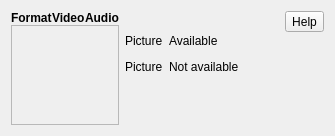
          <widget class="QWidget" name="tabAvailable">
           <attribute name="title">
            <string notr="true"/>
           </attribute>
           <layout class="QHBoxLayout" name="horizontalLayout_11" stretch="1,0,0">
            <item>
             <layout class="QVBoxLayout" name="verticalLayout_6">
              <property name="spacing">
               <number>0</number>
              </property>
              <item>
               <layout class="QGridLayout" name="gridLayout">
                <item row="0" column="0" alignment="Qt::AlignHCenter">
                 <widget class="QLabel" name="label_4">
                  <property name="font">
                   <font>
                    <weight>75</weight>
                    <bold>true</bold>
                   </font>
                  </property>
                  <property name="text">
                   <string>Format</string>
                  </property>
                 </widget>
                </item>
                <item row="0" column="1" alignment="Qt::AlignHCenter">
                 <widget class="QLabel" name="label_2">
                  <property name="font">
                   <font>
                    <weight>75</weight>
                    <bold>true</bold>
                   </font>
                  </property>
                  <property name="text">
                   <string>Video</string>
                  </property>
                 </widget>
                </item>
                <item row="0" column="2" alignment="Qt::AlignHCenter">
                 <widget class="QLabel" name="label">
                  <property name="font">
                   <font>
                    <weight>75</weight>
                    <bold>true</bold>
                   </font>
                  </property>
                  <property name="text">
                   <string>Audio</string>
                  </property>
                 </widget>
                </item>
               </layout>
              </item>
              <item>
               <widget class="QScrollArea" name="scrollAreaAvailable">
                <property name="minimumSize">
                 <size>
                  <width>0</width>
                  <height>100</height>
                 </size>
                </property>
                <property name="widgetResizable">
                 <bool>true</bool>
                </property>
                <widget class="QWidget" name="scrollAreaWidgetContentsAvailable">
                 <property name="geometry">
                  <rect>
                   <x>0</x>
                   <y>0</y>
                   <width>96</width>
                   <height>96</height>
                  </rect>
                 </property>
                 <layout class="QGridLayout" name="gridLayoutAvailable">
                  <property name="leftMargin">
                   <number>0</number>
                  </property>
                  <property name="spacing">
                   <number>0</number>
                  </property>
                 </layout>
                </widget>
               </widget>
              </item>
             </layout>
            </item>
            <item>
             <layout class="QVBoxLayout" name="verticalLayout_12">
              <item>
               <layout class="QVBoxLayout" name="verticalLayout_8">
                <item>
                 <widget class="QLabel" name="label_5">
                  <property name="text">
                   <string notr="true"/>
                  </property>
                 </widget>
                </item>
               </layout>
              </item>
              <item>
               <layout class="QHBoxLayout" name="horizontalLayout_6">
                <item>
                 <widget class="QLabel" name="labelAvalible">
                  <property name="text">
                   <string notr="true">Picture</string>
                  </property>
                 </widget>
                </item>
                <item alignment="Qt::AlignLeft">
                 <widget class="QLabel" name="label_3">
                  <property name="text">
                   <string>Available</string>
                  </property>
                 </widget>
                </item>
                <item>
                 <spacer name="horizontalSpacer_4">
                  <property name="orientation">
                   <enum>Qt::Horizontal</enum>
                  </property>
                  <property name="sizeType">
                   <enum>QSizePolicy::Expanding</enum>
                  </property>
                  <property name="sizeHint" stdset="0">
                   <size>
                    <width>40</width>
                    <height>20</height>
                   </size>
                  </property>
                 </spacer>
                </item>
               </layout>
              </item>
              <item>
               <layout class="QHBoxLayout" name="horizontalLayout_9">
                <item>
                 <widget class="QLabel" name="labelNotAvailable">
                  <property name="text">
                   <string notr="true">Picture</string>
                  </property>
                 </widget>
                </item>
                <item>
                 <widget class="QLabel" name="label_6">
                  <property name="text">
                   <string>Not available</string>
                  </property>
                 </widget>
                </item>
                <item>
                 <spacer name="horizontalSpacer_23">
                  <property name="orientation">
                   <enum>Qt::Horizontal</enum>
                  </property>
                  <property name="sizeHint" stdset="0">
                   <size>
                    <width>40</width>
                    <height>20</height>
                   </size>
                  </property>
                 </spacer>
                </item>
               </layout>
              </item>
              <item>
               <spacer name="verticalSpacer_2">
                <property name="orientation">
                 <enum>Qt::Vertical</enum>
                </property>
                <property name="sizeHint" stdset="0">
                 <size>
                  <width>20</width>
                  <height>40</height>
                 </size>
                </property>
               </spacer>
              </item>
             </layout>
            </item>
            <item>
             <layout class="QVBoxLayout" name="verticalLayout_10">
              <item>
               <widget class="QToolButton" name="help_screencast_avalaible">
                <property name="toolTip">
                 <string notr="true"/>
                </property>
                <property name="text">
                 <string notr="true">Help</string>
                </property>
               </widget>
              </item>
              <item>
               <spacer name="verticalSpacer_6">
                <property name="orientation">
                 <enum>Qt::Vertical</enum>
                </property>
                <property name="sizeHint" stdset="0">
                 <size>
                  <width>20</width>
                  <height>40</height>
                 </size>
                </property>
               </spacer>
              </item>
             </layout>
            </item>
           </layout>
          </widget>
